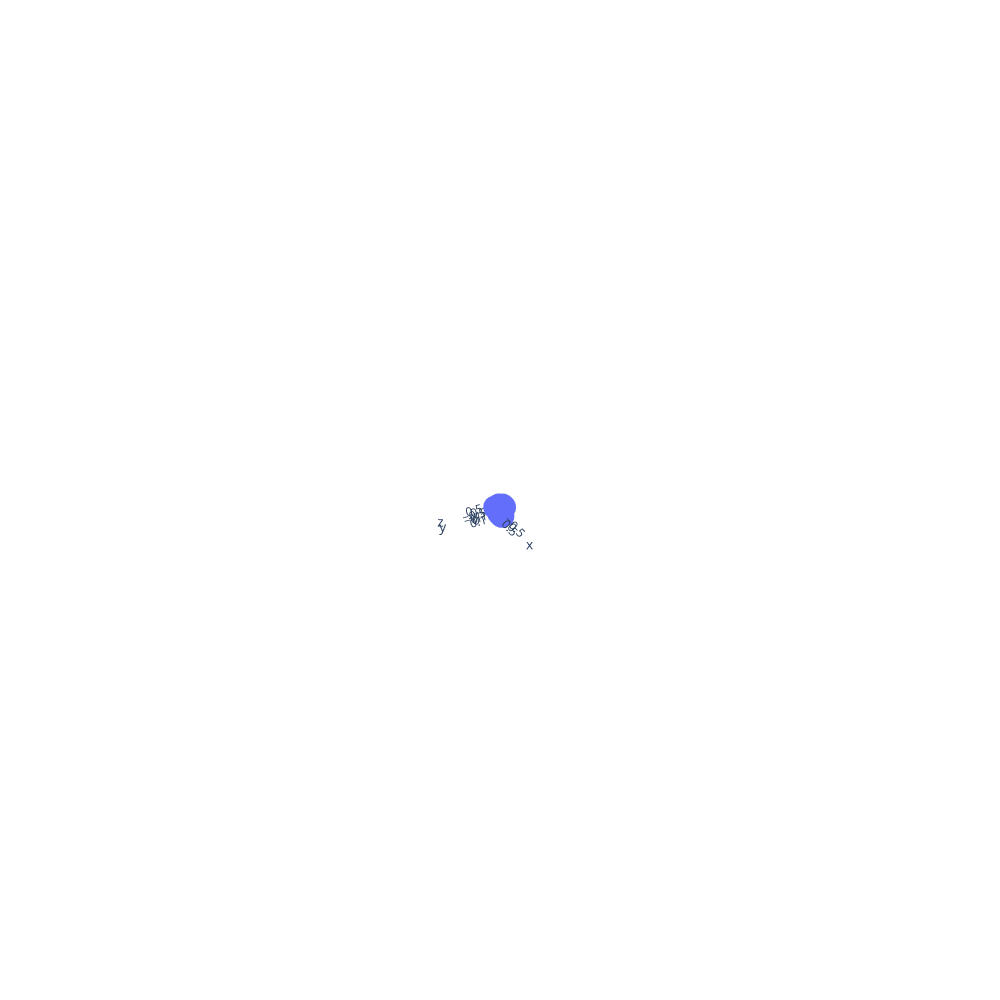

The cell this chart's notebook holds for it:
### Code cell
import plotly.graph_objects as go
import numpy as np

fig = go.Figure(data=[go.Scatter3d(x=shaped[:,0], y=shaped[:,2], z=shaped[:,1],
                                   mode='markers')])
fig.update_layout(
    autosize=False,
    width=1000,
    height=1000,)
fig.show()

### Figure 1 — Plotly figure (JSON) as saved in the notebook; plotly's stock layout.template omitted (floating-point values rounded to 4 significant figures; data arrays with more than 128 entries replaced by an {"elided": "..."} marker saying what was removed)
{"data": [{"mode": "markers", "type": "scatter3d", "x": {"elided": "6890 float values"}, "y": {"elided": "6890 float values"}, "z": {"elided": "6890 float values"}}], "layout": {"autosize": false, "height": 1000, "scene": {"aspectmode": "auto", "aspectratio": {"x": 1, "y": 1, "z": 1}, "camera": {"center": {"x": 0, "y": 0, "z": 0}, "eye": {"x": 37.99, "y": 75.87, "z": 52.92}, "projection": {"type": "perspective"}, "up": {"x": 0, "y": 0, "z": 1}}}, "width": 1000}}
